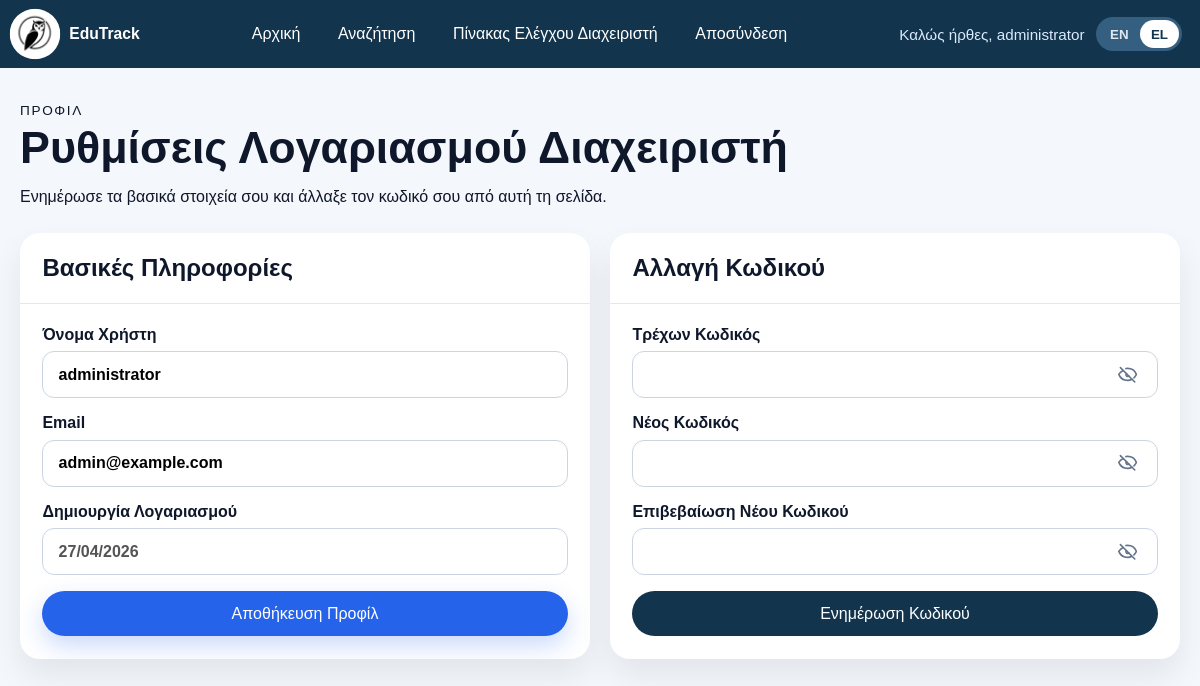
Page /project-root/admin/profile.php (signed in) on the committed database.
### tables this page shows
CREATE TABLE users (
    id INT AUTO_INCREMENT PRIMARY KEY,
    username VARCHAR(50) NOT NULL UNIQUE,
    email VARCHAR(100) NOT NULL UNIQUE,
    password_hash VARCHAR(255) NOT NULL,
    role ENUM('admin', 'user') NOT NULL DEFAULT 'user',
    status ENUM('active', 'inactive', 'suspended') NOT NULL DEFAULT 'active',
    created_at TIMESTAMP DEFAULT CURRENT_TIMESTAMP,
    updated_at TIMESTAMP DEFAULT CURRENT_TIMESTAMP ON UPDATE CURRENT_TIMESTAMP
);

### project-root/admin/profile.php (the view, shortened to what this page needs)
<?php
require_once __DIR__ . '/../includes/admin.php';
$adminId = (int) ($_SESSION['user_id'] ?? 0);
$stmt = $pdo->prepare('SELECT id, username, email, created_at, password_hash FROM users WHERE id = :id AND role = :role LIMIT 1');
$stmt->execute([
    ':id' => $adminId,
    ':role' => 'admin',
]);
$admin = $stmt->fetch();
?>
<main class="admin-page">
    <section class="admin-hero admin-hero--tight">
        <div>
            <p class="admin-eyebrow"><?php echo h(t('admin.profile.eyebrow')); ?></p>
            <h1><?php echo h(t('admin.profile.heading')); ?></h1>
            <p><?php echo h(t('admin.profile.intro')); ?></p>
        </div>
    </section>
    <section class="admin-two-column">
        <article class="admin-panel">
            <div class="admin-panel__header">
                <h2><?php echo h(t('admin.profile.basic_info')); ?></h2>
            </div>
            <form class="admin-form" method="post">
                <label>
                    <span><?php echo h(t('home.username')); ?></span>
                    <input type="text" name="username" value="<?php echo h($admin['username']); ?>" required>
                </label>
                <label>
                    <span><?php echo h(t('home.email')); ?></span>
                    <input type="email" name="email" value="<?php echo h($admin['email']); ?>" required>
                </label>
                <label>
                    <span><?php echo h(t('admin.profile.account_created')); ?></span>
                    <input type="text" value="<?php echo h(date('d/m/Y', strtotime($admin['created_at']))); ?>" disabled>
                </label>
                <button class="button button--primary" type="submit"><?php echo h(t('admin.profile.save')); ?></button>
            </form>
        </article>
        <article class="admin-panel">
            <div class="admin-panel__header">
                <h2><?php echo h(t('admin.profile.change_password')); ?></h2>
            </div>
            <form class="admin-form" method="post">
                <label>
                    <span><?php echo h(t('admin.profile.current_password')); ?></span>
                    <div class="password-field">
                        <input type="password" name="current_password" class="js-password-input" required>
                        <button class="password-toggle" type="button" aria-label="<?php echo h(t('home.show_password')); ?>" title="<?php echo h(t('home.show_password')); ?>">
                            <span class="password-toggle__icon" aria-hidden="true">
                            </span>
                        </button>
                    </div>
                </label>
                <label>
                    <span><?php echo h(t('admin.profile.new_password')); ?></span>
                    <div class="password-field">
                        <input type="password" name="new_password" class="js-password-input" minlength="8" required>
                        <button class="password-toggle" type="button" aria-label="<?php echo h(t('home.show_password')); ?>" title="<?php echo h(t('home.show_password')); ?>">
                            <span class="password-toggle__icon" aria-hidden="true">
                            </span>
                        </button>
                    </div>
                </label>
                <label>
                    <span><?php echo h(t('admin.profile.confirm_password')); ?></span>
                    <div class="password-field">
                        <input type="password" name="confirm_password" class="js-password-input" minlength="8" required>
                        <button class="password-toggle" type="button" aria-label="<?php echo h(t('home.show_password')); ?>" title="<?php echo h(t('home.show_password')); ?>">
                            <span class="password-toggle__icon" aria-hidden="true">
                            </span>
                        </button>
                    </div>
                </label>
                <button class="button button--secondary" type="submit"><?php echo h(t('admin.profile.update_password')); ?></button>
            </form>
        </article>
    </section>
</main>

### project-root/assets/css/style.css (style rules this page uses)
* { box-sizing: border-box; }
body { margin: 0; font-family: Arial, sans-serif; color: #1f2937; background: #f4f7fb; }
.password-field { position: relative; }
.password-field input { padding-right: 4.25rem; }
.password-toggle { position: absolute; top: 50%; right: 0.6rem; width: 2.6rem; height: 2.6rem; display: inline-flex; align-items: center; justify-content: center; transform: translateY(-50%); border: 0; border-radius: 999px; background: transparent; color: #64748b; cursor: pointer; }
.password-toggle__icon { width: 1.2rem; height: 1.2rem; display: inline-flex; }
.password-toggle__icon svg { width: 100%; height: 100%; }
.button { display: inline-flex; align-items: center; justify-content: center; min-width: 150px; padding: 0.85rem 1.2rem; border-radius: 999px; font-weight: 700; transition: transform 0.2s ease, box-shadow 0.2s ease; border: 0; cursor: pointer; font: inherit; }
.button--primary { background: #2563eb; color: #ffffff; box-shadow: 0 10px 24px rgba(37, 99, 235, 0.24); }
.button--secondary { background: #12344d; color: #ffffff; }
.admin-page { max-width: 1280px; margin: 0 auto; padding: 2rem 1.25rem 3rem; }
.admin-hero { display: flex; align-items: center; justify-content: space-between; gap: 1rem; padding: 0; border-radius: 0; background: transparent; color: #0f172a; box-shadow: none; margin-bottom: 0.9rem; }
.admin-hero--tight { margin-bottom: 1.5rem; }
.admin-hero h1 { margin: 0 0 0.65rem; font-size: clamp(2rem, 4vw, 2.8rem); }
.admin-hero p { margin: 0; max-width: 700px; color: #0f172a; line-height: 1.6; }
.admin-eyebrow { margin: 0 0 0.55rem; font-size: 0.85rem; letter-spacing: 0.12em; text-transform: uppercase; color: #0f172a; }
.admin-stats-grid, .admin-card-grid, .admin-two-column { display: grid; gap: 1.25rem; margin-top: 1.5rem; }
.admin-card-grid, .admin-two-column { grid-template-columns: repeat(auto-fit, minmax(300px, 1fr)); }
.admin-stat-card, .admin-panel, .admin-action-card { background: #ffffff; border-radius: 20px; box-shadow: 0 16px 32px rgba(15, 23, 42, 0.08); }
.admin-panel { overflow: hidden; }
.admin-panel__header { display: flex; align-items: center; justify-content: space-between; gap: 1rem; padding: 1.3rem 1.4rem; border-bottom: 1px solid #e2e8f0; }
.admin-panel__header h2, .admin-list-block h3 { margin: 0; color: #0f172a; }
.admin-form, .admin-list-block { display: grid; gap: 1rem; padding: 1.4rem; }
.admin-form label { display: grid; gap: 0.45rem; color: #0f172a; font-weight: 600; }
.admin-form input, .admin-form select, .admin-form textarea, .admin-search input { width: 100%; padding: 0.85rem 0.95rem; border: 1px solid #cbd5e1; border-radius: 12px; font: inherit; background: #ffffff; }

### rows in the picture
users: username "administrator", email "admin@example.com", created_at "27/04/2026"

### other values in the picture
t('site.brand') "EduTrack"
$link['label'] "Αρχική"
$link['label'] "Αναζήτηση"
$link['label'] "Πίνακας Ελέγχου Διαχειριστή"
$link['label'] "Αποσύνδεση"
t('nav.welcome', ['username' => $username]) "Καλώς ήρθες, administrator"
t('lang.en') "EN"
t('lang.el') "EL"
t('admin.profile.eyebrow') "ΠΡΟΦΊΛ"
t('admin.profile.heading') "Ρυθμίσεις Λογαριασμού Διαχειριστή"
t('admin.profile.intro') "Ενημέρωσε τα βασικά στοιχεία σου και άλλαξε τον κωδικό σου από αυτή τη σελίδα."
t('admin.profile.basic_info') "Βασικές Πληροφορίες"
t('home.username') "Όνομα Χρήστη"
t('home.email') "Email"
t('admin.profile.account_created') "Δημιουργία Λογαριασμού"
